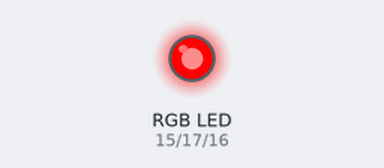
The sketch below on a simulated ESP32. Shown: an RGB LED mixed from three pins (HIGH = lit).

Above: at 0.05 s.
At 1.75 s:
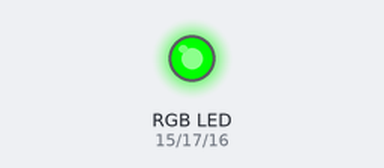
At 2.6 s:
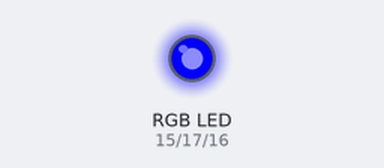
At 3.5 s:
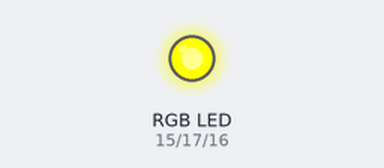
At 5.25 s:
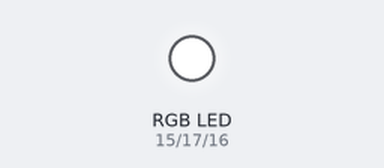
At 7.0 s:
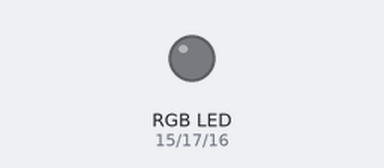
Timing chart, 0 to 9.1 s (numbered marks = the images above):
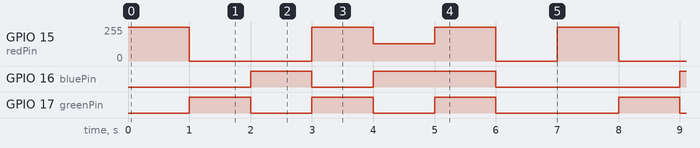

The sketch:

06-RGBModule.ino
```cpp
// Requirement: PWMOutESP32
#include <PWMOutESP32.h>

int redPin = 15;    // R 紅色LED控制腳 連接到ESP32的 GPIO15
int greenPin = 17;  // G 綠色LED控制腳 連接到ESP32的 GPIO17
int bluePin = 16;   // B 藍色LED控制腳 連接到ESP32的 GPIO16
void setup()
{
	pinMode(redPin, OUTPUT);   //設置redPin對應的管腳GPIO15為輸出
	pinMode(greenPin, OUTPUT); //設置greenPin對應的管腳GPIO17為輸出
	pinMode(bluePin, OUTPUT);  //設置bluePin對應的管腳GPIO16為輸出
}

void loop()
{

    // Basic colors:
    color(255, 0, 0); // 红色亮
    delay(1000); //延時一秒
    color(0,255, 0); //綠色亮
    delay(1000); //延時一秒
    color(0, 0, 255); //藍色亮
    delay(1000); //延時一秒

    // Example blended colors:
    color(255,255,0); // 黄色亮
    delay(1000); //延時一秒
    color(128,0,255); // 紫色亮
    delay(1000); //延時一秒
    color(255,255,255); // 白色亮
    delay(1000); //延時一秒
    color(0,0,0); // 關閉led
    delay(1000); //延時一秒

}

//顏色控制函數
void color (unsigned char red, unsigned char green, unsigned char blue)
{
  PWMOutESP32 pwm;
  pwm.analogWrite(redPin, red);
  pwm.analogWrite(greenPin,green);
  pwm.analogWrite(bluePin, blue);
}
```

Measured:
- by itself, GPIO 15 (redPin): repeats every 7.0 s: 0/255 2.0 s, 255/255 1.0 s, 128/255 1.0 s, 255/255 1.0 s, 0/255 1.0 s, 255/255 1.0 s
- by itself, GPIO 16 (bluePin): repeats every 7.0 s: LOW 1.0 s, HIGH 2.0 s, LOW 3.0 s, HIGH 1.0 s
- by itself, GPIO 17 (greenPin): repeats every 7.0 s: 2 × (LOW 1.0 s, HIGH 1.0 s), LOW 2.0 s, HIGH 1.0 s
